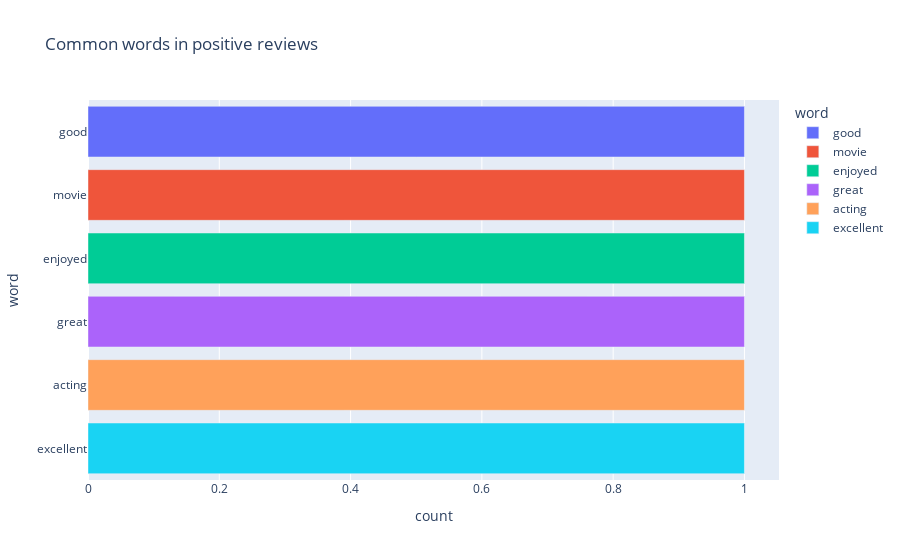

The notebook cell this image was saved under:
### Code cell
from collections import Counter
import pandas as pd
import plotly.express as px

pos_reviews = pd.DataFrame({'review': [['good', 'movie', 'enjoyed'], ['great', 'acting', 'excellent']]})

count = Counter()
for words_list in pos_reviews['review'].values:
    for word in words_list:
        count[word] += 1

pos_words = pd.DataFrame(count.most_common(20))
pos_words.columns = ['word', 'count']

# Plot the bar chart
fig = px.bar(pos_words, x='count', y='word', title='Common words in positive reviews', color='word')
fig.show()

### Figure 1 — Plotly figure (JSON) as saved in the notebook; plotly's stock layout.template omitted (floating-point values rounded to 4 significant figures)
{"data": [{"alignmentgroup": "True", "hovertemplate": "word=%{y}<br>count=%{x}<extra></extra>", "legendgroup": "good", "marker": {"color": "#636efa", "pattern": {"shape": ""}}, "name": "good", "offsetgroup": "good", "orientation": "h", "showlegend": true, "textposition": "auto", "type": "bar", "x": [1], "xaxis": "x", "y": ["good"], "yaxis": "y"}, {"alignmentgroup": "True", "hovertemplate": "word=%{y}<br>count=%{x}<extra></extra>", "legendgroup": "movie", "marker": {"color": "#EF553B", "pattern": {"shape": ""}}, "name": "movie", "offsetgroup": "movie", "orientation": "h", "showlegend": true, "textposition": "auto", "type": "bar", "x": [1], "xaxis": "x", "y": ["movie"], "yaxis": "y"}, {"alignmentgroup": "True", "hovertemplate": "word=%{y}<br>count=%{x}<extra></extra>", "legendgroup": "enjoyed", "marker": {"color": "#00cc96", "pattern": {"shape": ""}}, "name": "enjoyed", "offsetgroup": "enjoyed", "orientation": "h", "showlegend": true, "textposition": "auto", "type": "bar", "x": [1], "xaxis": "x", "y": ["enjoyed"], "yaxis": "y"}, {"alignmentgroup": "True", "hovertemplate": "word=%{y}<br>count=%{x}<extra></extra>", "legendgroup": "great", "marker": {"color": "#ab63fa", "pattern": {"shape": ""}}, "name": "great", "offsetgroup": "great", "orientation": "h", "showlegend": true, "textposition": "auto", "type": "bar", "x": [1], "xaxis": "x", "y": ["great"], "yaxis": "y"}, {"alignmentgroup": "True", "hovertemplate": "word=%{y}<br>count=%{x}<extra></extra>", "legendgroup": "acting", "marker": {"color": "#FFA15A", "pattern": {"shape": ""}}, "name": "acting", "offsetgroup": "acting", "orientation": "h", "showlegend": true, "textposition": "auto", "type": "bar", "x": [1], "xaxis": "x", "y": ["acting"], "yaxis": "y"}, {"alignmentgroup": "True", "hovertemplate": "word=%{y}<br>count=%{x}<extra></extra>", "legendgroup": "excellent", "marker": {"color": "#19d3f3", "pattern": {"shape": ""}}, "name": "excellent", "offsetgroup": "excellent", "orientation": "h", "showlegend": true, "textposition": "auto", "type": "bar", "x": [1], "xaxis": "x", "y": ["excellent"], "yaxis": "y"}], "layout": {"barmode": "relative", "legend": {"title": {"text": "word"}, "tracegroupgap": 0}, "title": {"text": "Common words in positive reviews"}, "xaxis": {"anchor": "y", "domain": [0, 1], "title": {"text": "count"}}, "yaxis": {"anchor": "x", "categoryarray": ["excellent", "acting", "great", "enjoyed", "movie", "good"], "categoryorder": "array", "domain": [0, 1], "title": {"text": "word"}}}}
